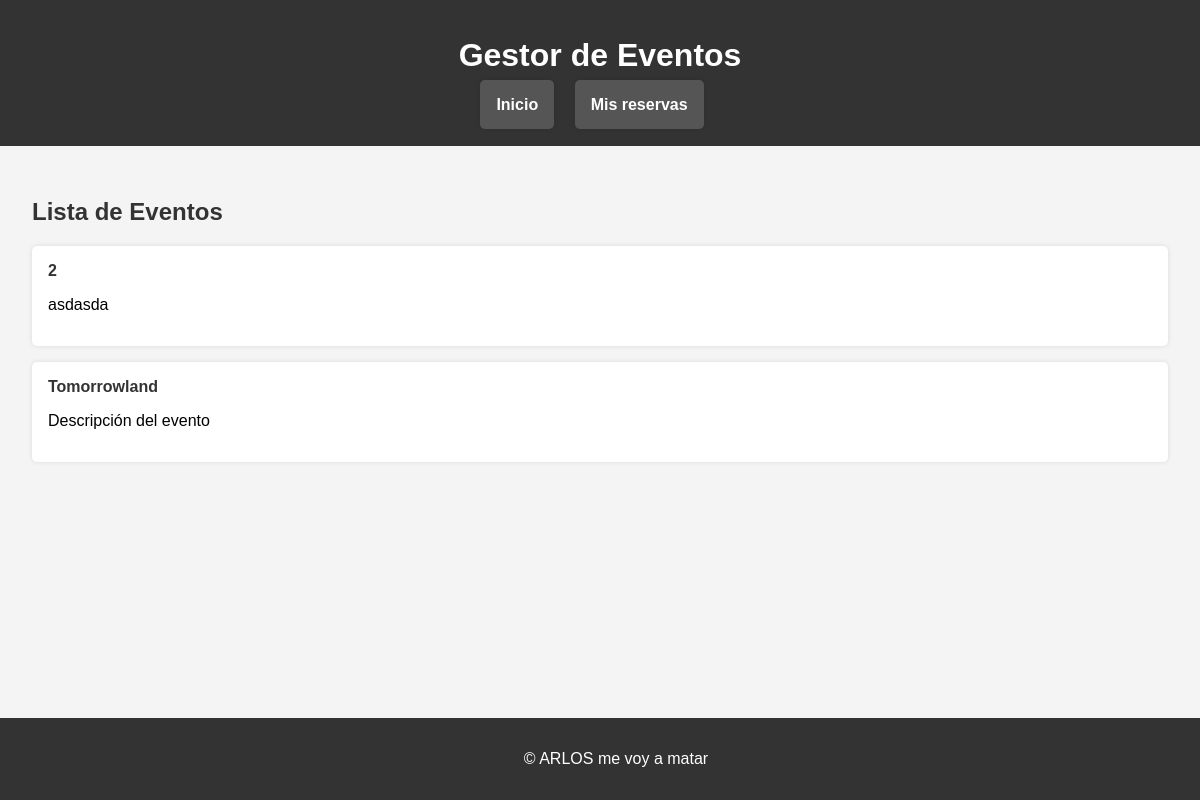
/, run on an earlier commit of the app's database.
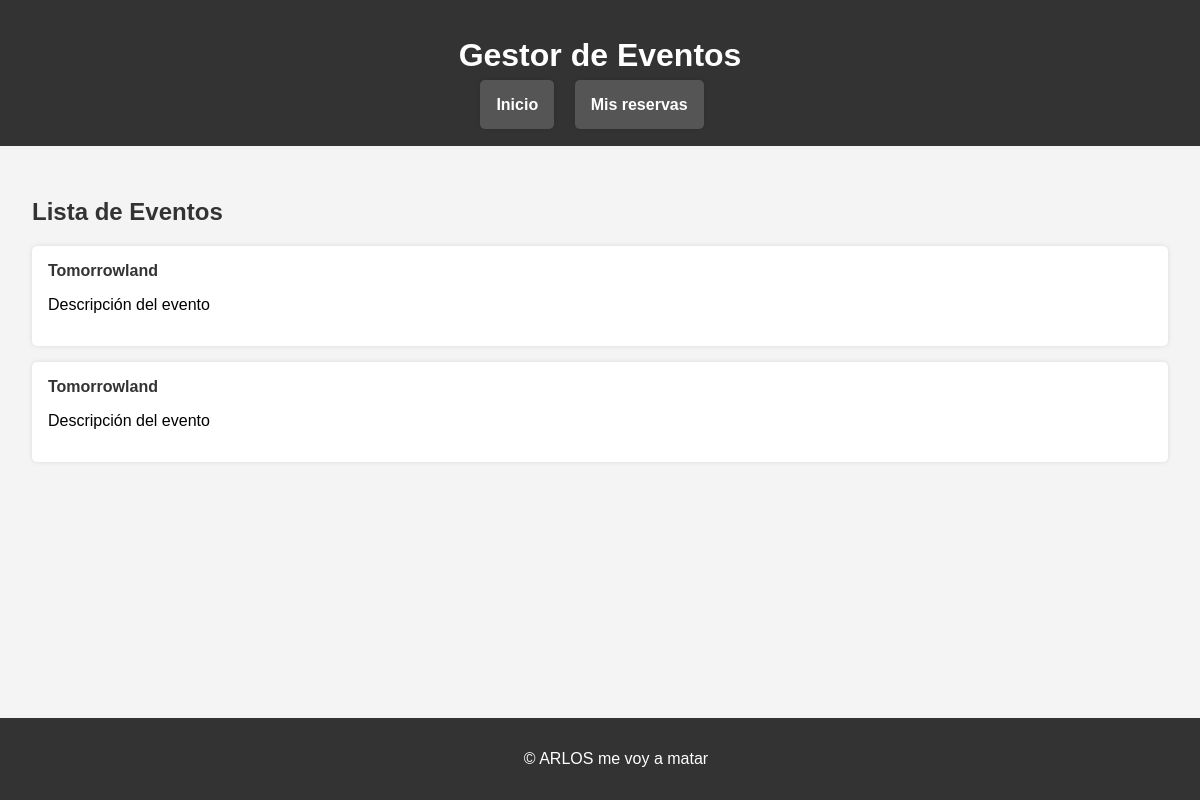
And on a later commit of the database.
### gestorEventos/models.py (models this page shows, shortened)
class Evento(models.Model):
    titulo = models.CharField(max_length=200)
    descripcion = models.TextField()
    fecha_hora = models.DateTimeField()
    capacidad_maxima = models.PositiveIntegerField()
    imagen_url = models.URLField(blank=True, null=True)
    organizador = models.ForeignKey(CustomUser, on_delete=models.CASCADE, related_name="eventos", limit_choices_to={'role': 'organizador'})

### gestorEventos/views.py (the view)
# urls.py: path('', views.inicio, name='inicio'),
def inicio(request):
    eventos = Evento.objects.all().order_by('-fecha_hora')
    return render(request, 'inicio.html', {'eventos': eventos})

### gestorEventos/templates/inicio.html (shortened to what this page needs)
{% extends 'base.html' %}
{% block content %}
<h2>Lista de Eventos</h2>
<ul>
    {% for evento in eventos %}
    <li>
        <a href="{% url 'detalle_evento' evento.id %}">{{ evento.titulo }}</a>
        <p>{{ evento.descripcion }}</p>
    </li>
    {% endfor %}
</ul>
{% endblock %}

What changed in the data, as far as the page shows it:
removed Evento: titulo "2", descripcion "asdasda"
added Evento: titulo "Tomorrowland", descripcion "Descripción del evento"
